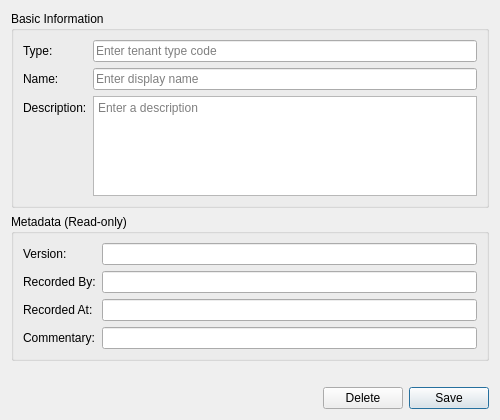
<?xml version="1.0" encoding="UTF-8"?>
<ui version="4.0">
 <class>TenantTypeDetailDialog</class>
 <widget class="QWidget" name="TenantTypeDetailDialog">
  <property name="geometry">
   <rect>
    <x>0</x>
    <y>0</y>
    <width>500</width>
    <height>420</height>
   </rect>
  </property>
  <property name="sizePolicy">
   <sizepolicy hsizetype="Preferred" vsizetype="Preferred">
    <horstretch>0</horstretch>
    <verstretch>0</verstretch>
   </sizepolicy>
  </property>
  <property name="minimumSize">
   <size>
    <width>450</width>
    <height>0</height>
   </size>
  </property>
  <property name="windowTitle">
   <string>Tenant Type Details</string>
  </property>
  <layout class="QVBoxLayout" name="verticalLayout">
   <item>
    <widget class="QGroupBox" name="basicInfoGroup">
     <property name="title">
      <string>Basic Information</string>
     </property>
     <layout class="QFormLayout" name="formLayout">
      <item row="0" column="0">
       <widget class="QLabel" name="label_codeEdit">
        <property name="text">
         <string>Type:</string>
        </property>
       </widget>
      </item>
      <item row="0" column="1">
       <widget class="QLineEdit" name="codeEdit">
        <property name="placeholderText">
         <string>Enter tenant type code</string>
        </property>
       </widget>
      </item>
      <item row="1" column="0">
       <widget class="QLabel" name="label_nameEdit">
        <property name="text">
         <string>Name:</string>
        </property>
       </widget>
      </item>
      <item row="1" column="1">
       <widget class="QLineEdit" name="nameEdit">
        <property name="placeholderText">
         <string>Enter display name</string>
        </property>
       </widget>
      </item>
      <item row="2" column="0">
       <widget class="QLabel" name="label_descriptionEdit">
        <property name="text">
         <string>Description:</string>
        </property>
       </widget>
      </item>
      <item row="2" column="1">
       <widget class="QTextEdit" name="descriptionEdit">
        <property name="minimumSize">
         <size>
          <width>0</width>
          <height>80</height>
         </size>
        </property>
        <property name="maximumSize">
         <size>
          <width>16777215</width>
          <height>120</height>
         </size>
        </property>
        <property name="placeholderText">
         <string>Enter a description</string>
        </property>
       </widget>
      </item>
     </layout>
    </widget>
   </item>
   <item>
    <widget class="QGroupBox" name="metadataGroup">
     <property name="title">
      <string>Metadata (Read-only)</string>
     </property>
     <layout class="QFormLayout" name="formLayout_2">
      <item row="0" column="0">
       <widget class="QLabel" name="labelVersion">
        <property name="text">
         <string>Version:</string>
        </property>
       </widget>
      </item>
      <item row="0" column="1">
       <widget class="QLineEdit" name="versionEdit">
        <property name="readOnly">
         <bool>true</bool>
        </property>
       </widget>
      </item>
      <item row="1" column="0">
       <widget class="QLabel" name="labelRecordedBy">
        <property name="text">
         <string>Recorded By:</string>
        </property>
       </widget>
      </item>
      <item row="1" column="1">
       <widget class="QLineEdit" name="recordedByEdit">
        <property name="readOnly">
         <bool>true</bool>
        </property>
       </widget>
      </item>
      <item row="2" column="0">
       <widget class="QLabel" name="labelRecordedAt">
        <property name="text">
         <string>Recorded At:</string>
        </property>
       </widget>
      </item>
      <item row="2" column="1">
       <widget class="QLineEdit" name="recordedAtEdit">
        <property name="readOnly">
         <bool>true</bool>
        </property>
       </widget>
      </item>
      <item row="3" column="0">
       <widget class="QLabel" name="labelCommentary">
        <property name="text">
         <string>Commentary:</string>
        </property>
       </widget>
      </item>
      <item row="3" column="1">
       <widget class="QLineEdit" name="commentaryEdit">
        <property name="readOnly">
         <bool>true</bool>
        </property>
       </widget>
      </item>
     </layout>
    </widget>
   </item>
   <item>
    <spacer name="verticalSpacer">
     <property name="orientation">
      <enum>Qt::Vertical</enum>
     </property>
     <property name="sizeHint" stdset="0">
      <size>
       <width>20</width>
       <height>40</height>
      </size>
     </property>
    </spacer>
   </item>
   <item>
    <layout class="QHBoxLayout" name="buttonLayout">
     <item>
      <spacer name="horizontalSpacer">
       <property name="orientation">
        <enum>Qt::Horizontal</enum>
       </property>
       <property name="sizeHint" stdset="0">
        <size>
         <width>40</width>
         <height>20</height>
        </size>
       </property>
      </spacer>
     </item>
     <item>
      <widget class="QPushButton" name="deleteButton">
       <property name="text">
        <string>Delete</string>
       </property>
      </widget>
     </item>
     <item>
      <widget class="QPushButton" name="saveButton">
       <property name="text">
        <string>Save</string>
       </property>
       <property name="default">
        <bool>true</bool>
       </property>
      </widget>
     </item>
    </layout>
   </item>
  </layout>
 </widget>
 <resources/>
 <connections/>
</ui>
